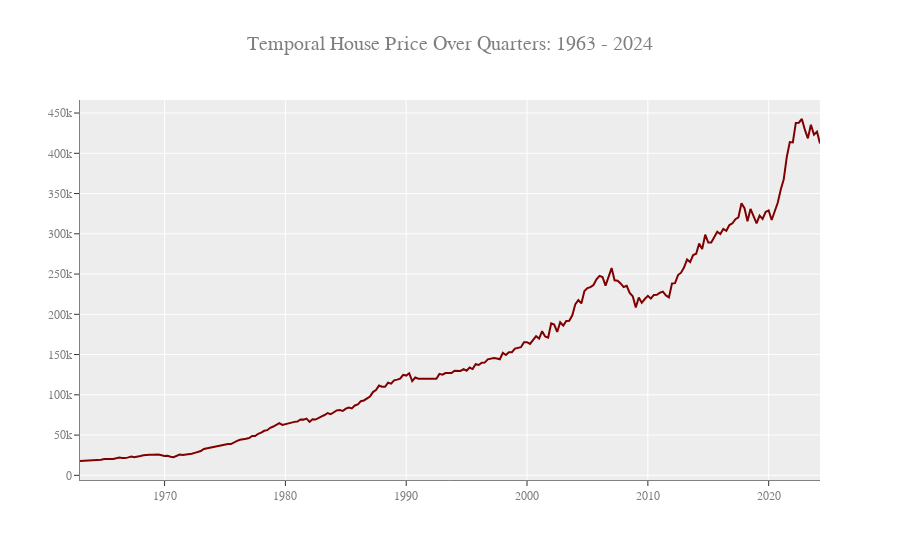

The cell this chart's notebook holds for it:
### Code cell
fig = go.Figure()
fig.update_layout(title="Temporal House Price Over Quarters: 1963 - 2024", title_font_size = 20,
                  font=dict( family="Courier New, monospace", size=12,color="#7f7f7f"),
                  template = "ggplot2", hovermode= 'closest')
fig.update_xaxes(showline=True, linewidth=1, linecolor='gray')
fig.update_yaxes(showline=True, linewidth=1, linecolor='gray')

fig.add_trace(go.Scatter(x = df['DATE'], y = df['MSPUS'], mode = 'lines',
                         name = 'Avg. Temp', marker_color=red))

# ####     REGRESSION     ####
# 
# X = pd.DataFrame(avg_abs[avg_abs['Year'].between(1850,1975)][['Year']])
# y = pd.DataFrame(avg_abs[avg_abs['Year'].between(1850,1975)][['Temp']])
# model = LinRegress(X['Year'], y['Temp'])
# yy= linear_func(X, *model._results.params)
# 
# fig.add_trace(go.Scatter(x = X['Year'], y = yy['Year'], mode = 'lines',
#                          showlegend=False, marker_color=light_red))
# 
# ####     REGRESSION     ####
# 
# X = pd.DataFrame(avg_abs[avg_abs['Year'].between(1975,2100)][['Year']])
# y = pd.DataFrame(avg_abs[avg_abs['Year'].between(1975,2100)][['Temp']])
# model = LinRegress(X['Year'], y['Temp'])
# yy= linear_func(X, *model._results.params)
# 
# fig.add_trace(go.Scatter(x = X['Year'], y = yy['Year'], mode = 'lines',
#                          showlegend=False, marker_color=light_red))
# 
# ####     1975 LINE     ####
# 
# fig.add_trace(go.Scatter( x=[1975, 1975], y=[13.5, 15.5], mode="lines",line=go.scatter.Line(color="gray"), showlegend=False))

### Figure 1 — Plotly figure (JSON) as saved in the notebook; plotly's stock layout.template omitted (floating-point values rounded to 4 significant figures; data arrays with more than 128 entries replaced by an {"elided": "..."} marker saying what was removed)
{"data": [{"marker": {"color": "rgb(128, 0, 0)"}, "mode": "lines", "name": "Avg. Temp", "type": "scatter", "x": {"elided": "246 str values"}, "y": {"elided": "246 int values"}}], "layout": {"font": {"color": "#7f7f7f", "family": "Courier New, monospace", "size": 12}, "hovermode": "closest", "title": {"font": {"size": 20}, "text": "Temporal House Price Over Quarters: 1963 - 2024"}, "xaxis": {"linecolor": "gray", "linewidth": 1, "showline": true}, "yaxis": {"linecolor": "gray", "linewidth": 1, "showline": true}}}
